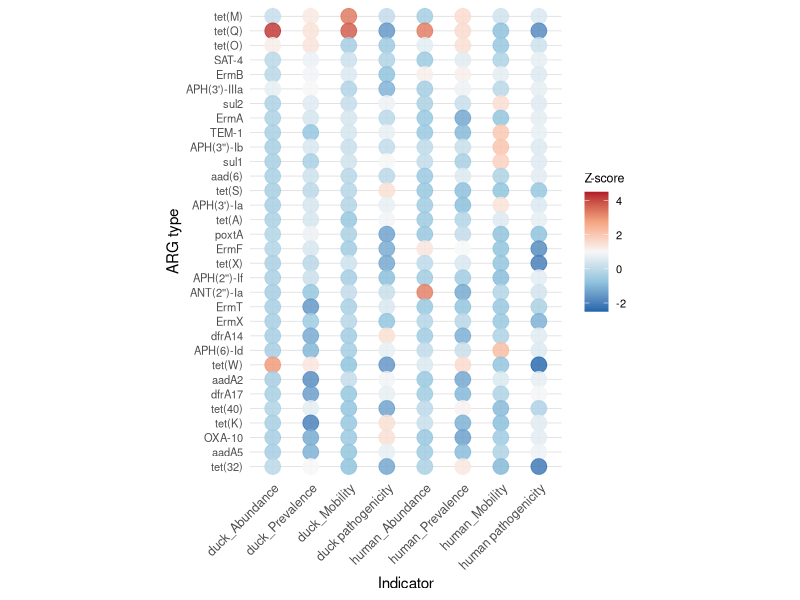

Recreate this plot in R.
rm(list=ls())
# 加载必要的库
library(ggplot2)
library(reshape2)
library(dplyr)
library(readr)

# 读取数据
Duck_Human_ARG_data <- read_csv("Duck_Human_high_risk_ARG.csv")


# 提取数值矩阵
value_matrix <- Duck_Human_ARG_data[, -1]  
# Z-score标准化
value_scaled <- scale(value_matrix)
combined_scaled <- as.data.frame(value_scaled)
combined_scaled$ARG_type <- Duck_Human_ARG_data$ARG_type

arg_order <- unique(combined_scaled$ARG_type)
arg_order <- rev(arg_order)
combined_scaled$ARG_type <- factor(combined_scaled$ARG_type, levels = arg_order)

# 转换成长格式
combined_melt <- melt(combined_scaled, id.vars = "ARG_type")
colnames(combined_melt) <- c("ARG_type", "Indicator", "Zscore")

# 绘图
p1 <- ggplot(combined_melt, aes(x = Indicator, y = ARG_type)) +
  geom_point(aes(color = Zscore), size = 5, alpha = 0.85) +
  scale_color_gradientn(
    colors = c("#2166AC", "#92C5DE", "#F7F7F7", "#F4A582", "#B2182B"),
    values = c(0, 0.25, 0.5, 0.75, 1),
    name = "Z-score",
    limits = c(-2.5, 4.5),  
    oob = scales::squish 
  ) +
  labs(x = "Indicator", y = "ARG type") +
  theme_minimal(base_size = 11) +
  theme(
    axis.text.x = element_text(angle = 45, hjust = 1, size = 9),
    axis.text.y = element_text(size = 8),
    axis.title = element_text(face = "plain"),
    panel.grid.major = element_line(color = "#E0E0E0", linewidth = 0.3),
    panel.grid.minor = element_blank(),
    legend.position = "right",
    legend.title = element_text(size = 9),
    legend.text = element_text(size = 8),
    plot.background = element_rect(fill = "white", color = NA),
    aspect.ratio = 1.5
  )

p1
